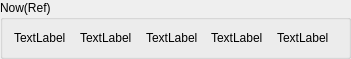
   <widget class="QGroupBox" name="groupBox_3">
    <property name="geometry">
     <rect>
      <x>30</x>
      <y>133</y>
      <width>351</width>
      <height>51</height>
     </rect>
    </property>
    <property name="title">
     <string>Now(Ref)</string>
    </property>
    <layout class="QHBoxLayout" name="horizontalLayout_3">
     <item>
      <widget class="QLabel" name="lblNowp">
       <property name="layoutDirection">
        <enum>Qt::RightToLeft</enum>
       </property>
       <property name="text">
        <string>TextLabel</string>
       </property>
      </widget>
     </item>
     <item>
      <widget class="QLabel" name="lblRate">
       <property name="layoutDirection">
        <enum>Qt::RightToLeft</enum>
       </property>
       <property name="text">
        <string>TextLabel</string>
       </property>
      </widget>
     </item>
     <item>
      <widget class="QLabel" name="lblGubun">
       <property name="layoutDirection">
        <enum>Qt::RightToLeft</enum>
       </property>
       <property name="text">
        <string>TextLabel</string>
       </property>
      </widget>
     </item>
     <item>
      <widget class="QLabel" name="lblCvol">
       <property name="layoutDirection">
        <enum>Qt::RightToLeft</enum>
       </property>
       <property name="text">
        <string>TextLabel</string>
       </property>
      </widget>
     </item>
     <item>
      <widget class="QLabel" name="lblTvol">
       <property name="layoutDirection">
        <enum>Qt::RightToLeft</enum>
       </property>
       <property name="text">
        <string>TextLabel</string>
       </property>
      </widget>
     </item>
    </layout>
   </widget>
